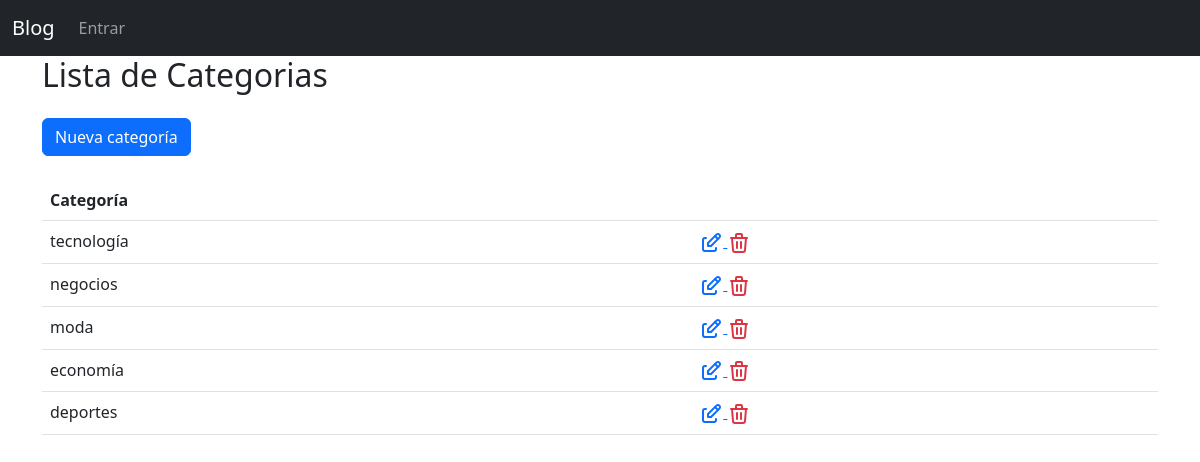
The app's page /categories/listar with its own data.
### blog/models.py (models this page shows, shortened)
class Category(models.Model):
    name = models.CharField(max_length=32)

### blog/views.py (the view)
# urls.py: path('categories/listar', views.category_list, name='category.list'),
def category_list(request):
    categories = Category.objects.all().order_by('-name')
    return render(request, 'categories/list.html', {'categories': categories})

### blog/templates/categories/list.html (shortened to what this page needs)
{% extends 'templates/app.html' %}
{% block main %}
<h2>Lista de Categorias</h2>
<section class="mt-4">
    <a class="btn btn-primary" href="{% url 'category.create' %}">Nueva categoría</a>
    <table class="table mt-4">
        <thead>
        <tr>
            <th>Categoría</th>
            <th></th>
        </tr>
        </thead>
        <tbody>
        {% for category in categories %}
        <tr>
            <td>{{ category.name }}</td>
            <td>
                <a href="#" class="text-primary" role="button" disabled>
                </a>
                <a href="#" class="text-danger" role="button">
                </a>
            </td>
        </tr>
        {% endfor %}
        </tbody>
    </table>
</section>
{% endblock %}

### records on screen
Category: name "tecnología"
Category: name "negocios"
Category: name "moda"
Category: name "economía"
Category: name "deportes"
